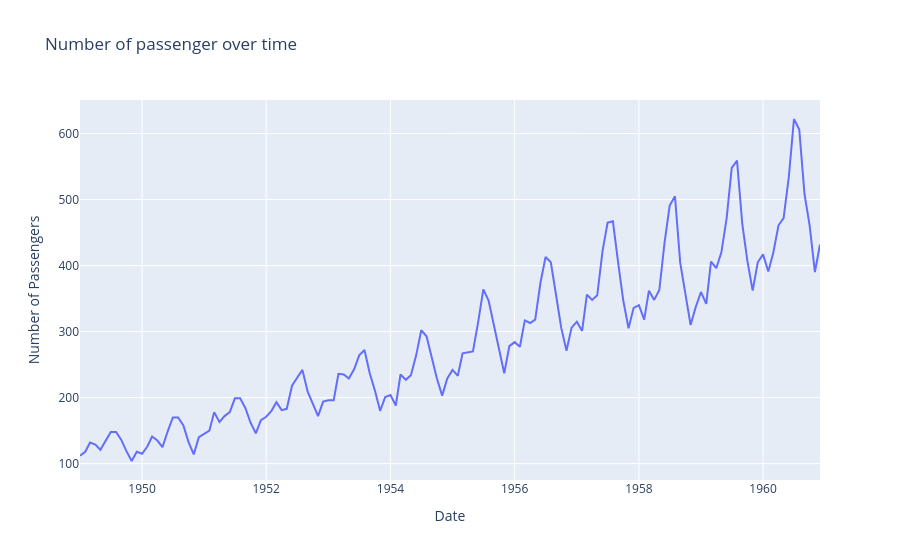

Here is the notebook cell this chart was saved with:
### Code cell
import plotly.express as px
fig = px.line(df, x='Date', y='Number of Passengers', title='Number of passenger over time')
fig.show()

### Figure 1 — Plotly figure (JSON) as saved in the notebook; plotly's stock layout.template omitted (floating-point values rounded to 4 significant figures; data arrays with more than 128 entries replaced by an {"elided": "..."} marker saying what was removed)
{"data": [{"hovertemplate": "Date=%{x}<br>Number of Passengers=%{y}<extra></extra>", "legendgroup": "", "line": {"color": "#636efa", "dash": "solid"}, "marker": {"symbol": "circle"}, "mode": "lines", "name": "", "orientation": "v", "showlegend": false, "type": "scatter", "x": {"elided": "144 str values"}, "xaxis": "x", "y": {"elided": "144 int values"}, "yaxis": "y"}], "layout": {"legend": {"tracegroupgap": 0}, "title": {"text": "Number of passenger over time"}, "xaxis": {"anchor": "y", "domain": [0, 1], "title": {"text": "Date"}}, "yaxis": {"anchor": "x", "domain": [0, 1], "title": {"text": "Number of Passengers"}}}}
